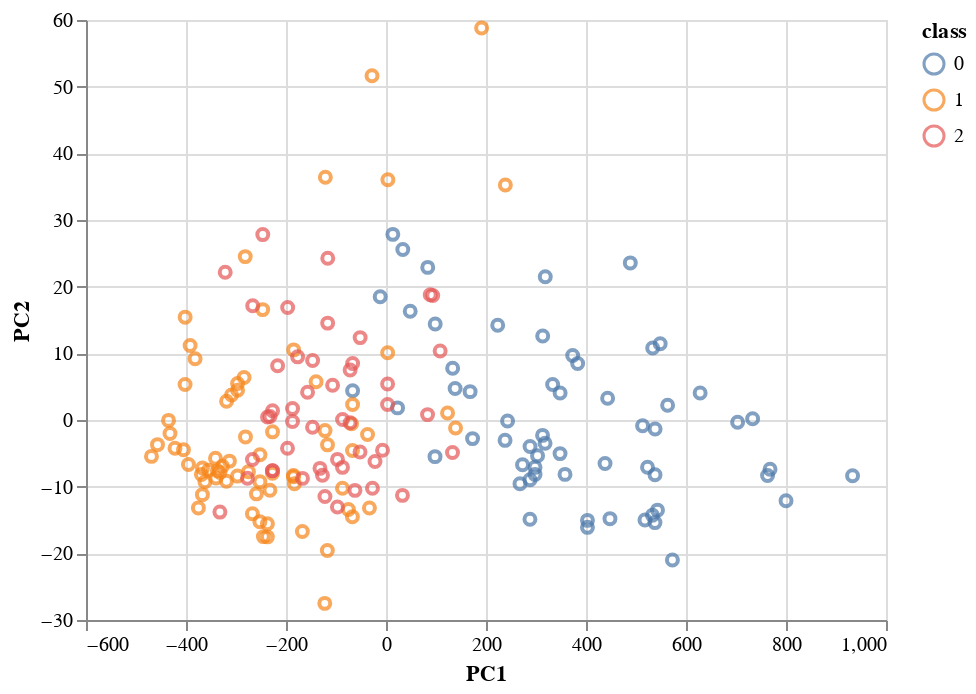

Notebook source saved alongside this figure:
### Markdown cell above
Transform the data into an Altair chart.

### Code cell
pca_df = pd.DataFrame(data=X_pca, columns=['PC1', 'PC2'])
pca_df['class'] = y
alt.Chart(pca_df).mark_point().encode(
    x = 'PC1',
    y = 'PC2',
    color = alt.Color('class:N'),
    tooltip = ['class']
)

### Figure 1 — Vega-Lite specification as saved in the notebook (floating-point values rounded to 4 significant figures; data arrays with more than 128 entries replaced by an {"elided": "..."} marker saying what was removed)
{"config": {"view": {"continuousWidth": 400, "continuousHeight": 300}}, "data": {"name": "data-d01183face6be29c9de3a3ca7f1f7b18"}, "mark": "point", "encoding": {"color": {"field": "class", "type": "nominal"}, "tooltip": [{"field": "class", "type": "quantitative"}], "x": {"field": "PC1", "type": "quantitative"}, "y": {"field": "PC2", "type": "quantitative"}}, "$schema": "https://vega.github.io/schema/vega-lite/v4.17.0.json", "datasets": {"data-d01183face6be29c9de3a3ca7f1f7b18": {"elided": "178 records"}}}
